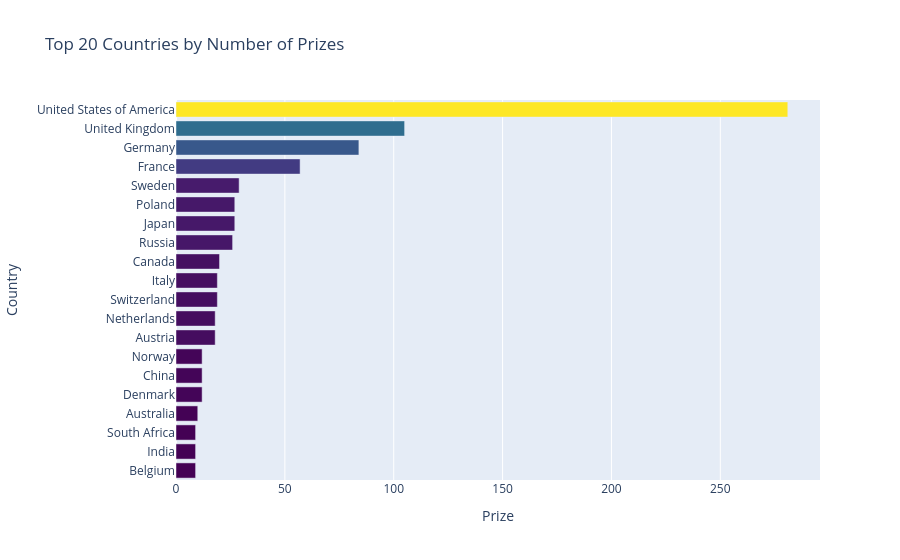

The notebook cell this image was saved under:
### Code cell
bar = px.bar(data_frame=top20_countries,
             x="prize", y="birth_country_current",
             orientation="h",
             color="prize",
             color_continuous_scale="Viridis",
             title="Top 20 Countries by Number of Prizes")


bar.update_layout(xaxis_title="Prize",
                  yaxis_title="Country",
                  yaxis={"categoryorder": "total ascending"},
                  coloraxis_showscale=False)


bar.show()

### Figure 1 — Plotly figure (JSON) as saved in the notebook; plotly's stock layout.template omitted (floating-point values rounded to 4 significant figures)
{"data": [{"hovertemplate": "prize=%{marker.color}<br>birth_country_current=%{y}<extra></extra>", "legendgroup": "", "marker": {"color": [281, 105, 84, 57, 29, 27, 27, 26, 20, 19, 19, 18, 18, 12, 12, 12, 10, 9, 9, 9], "coloraxis": "coloraxis", "pattern": {"shape": ""}}, "name": "", "orientation": "h", "showlegend": false, "textposition": "auto", "type": "bar", "x": [281, 105, 84, 57, 29, 27, 27, 26, 20, 19, 19, 18, 18, 12, 12, 12, 10, 9, 9, 9], "xaxis": "x", "y": ["United States of America", "United Kingdom", "Germany", "France", "Sweden", "Japan", "Poland", "Russia", "Canada", "Switzerland", "Italy", "Austria", "Netherlands", "Denmark", "China", "Norway", "Australia", "Belgium", "India", "South Africa"], "yaxis": "y"}], "layout": {"barmode": "relative", "coloraxis": {"colorbar": {"title": {"text": "prize"}}, "colorscale": [[0, "#440154"], [0.1111, "#482878"], [0.2222, "#3e4989"], [0.3333, "#31688e"], [0.4444, "#26828e"], [0.5556, "#1f9e89"], [0.6667, "#35b779"], [0.7778, "#6ece58"], [0.8889, "#b5de2b"], [1, "#fde725"]], "showscale": false}, "legend": {"tracegroupgap": 0}, "title": {"text": "Top 20 Countries by Number of Prizes"}, "xaxis": {"anchor": "y", "domain": [0, 1], "title": {"text": "Prize"}}, "yaxis": {"anchor": "x", "categoryorder": "total ascending", "domain": [0, 1], "title": {"text": "Country"}}}}
